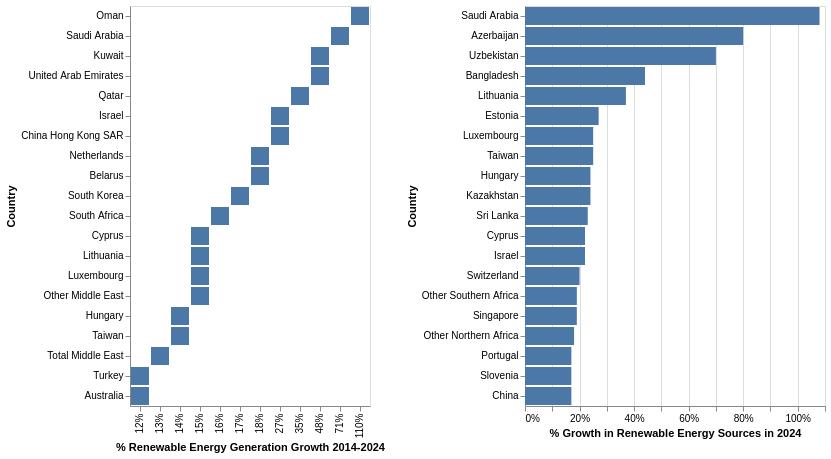

Here is the notebook cell this chart was saved with:
### Code cell
dfASL = pd.read_csv('https://raw.githubusercontent.com/AspenSL04/Data3310/refs/heads/main/consolidated-edata-sheets.csv')
c1 = alt.Chart(dfASL).mark_bar().encode(
    alt.X('2014-24 renew gen growth', title='% Renewable Energy Generation Growth 2014-2024').axis(format='.0%'),
    alt.Y('Terawatt-hours renew gen', title='Country').sort('-x')
).transform_window(
    rank='rank(2014-24 renew gen growth)',
sort=[alt.SortField('2014-24 renew gen growth', order='descending')]
).transform_filter(
    (alt.datum.rank < 20)
)

c2 = alt.Chart(dfASL).mark_bar().encode(
    alt.X('Total source 24 growth', title = '% Growth in Renewable Energy Sources in 2024').axis(format='.0%'),
    alt.Y('Terawatt-hours source 23', title='Country').sort('-x')
).transform_window(
    rank='rank(Total source 24 growth)',
sort=[alt.SortField('Total source 24 growth', order='descending')]
).transform_filter(
    (alt.datum.rank < 20)
)

c1 | c2
